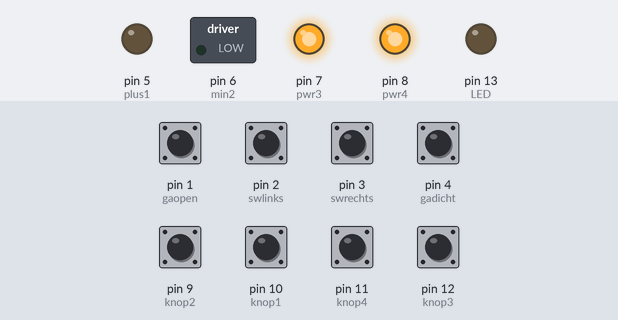
The sketch below on a simulated Arduino Uno, built with avr-gcc and run on an emulated ATmega328P. Parts: switched loads named in the sketch (green lamp = pin HIGH), output pins drawn as LEDs (lit = HIGH). Dashed ring = blinking. The test bench sets the inputs (shaded band); at power-on: pin 1 (gaopen), pin 2 (swlinks), pin 3 (swrechts), pin 4 (gadicht), pin 9 (knop2), pin 10 (knop1), pin 11 (knop4), pin 12 (knop3) HIGH.

Above: at 1.2 s.
1.3 s: pin 9 (knop2) pulled LOW for 1 s
At 1.51 s:
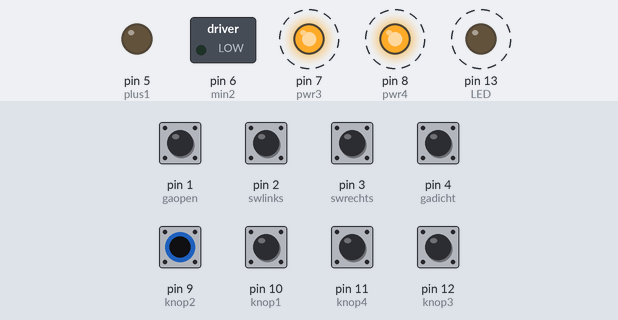
4.3 s: pin 1 (gaopen) pulled LOW for 0.15 s
At 4.7 s:
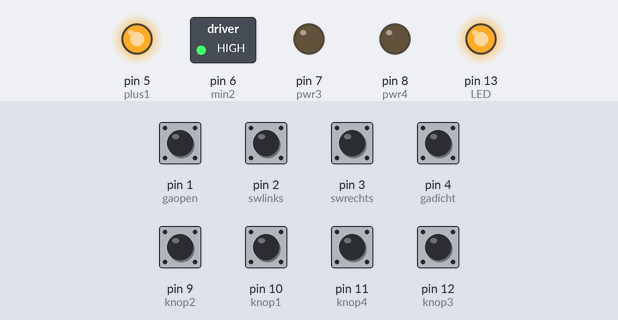
5.9 s: pin 3 (swrechts) pulled LOW for 0.15 s
At 6.8 s:
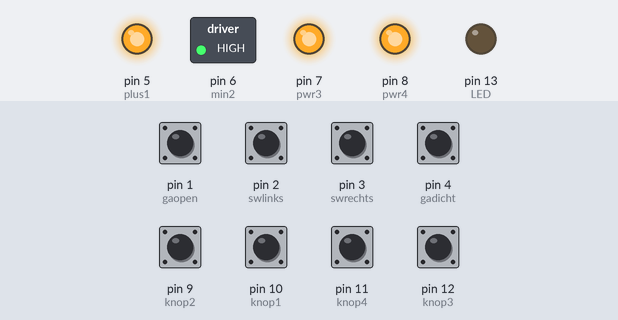
7.5 s: pin 4 (gadicht) pulled LOW for 0.15 s
At 8.3 s:
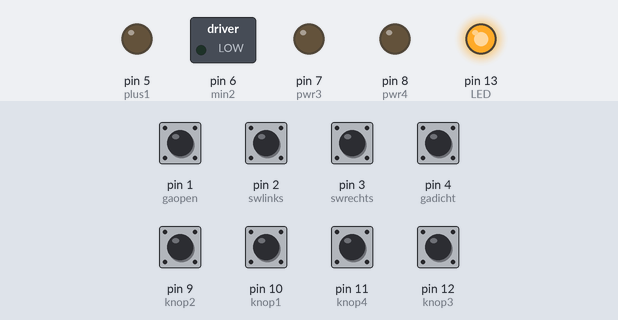
9.1 s: pin 2 (swlinks) pulled LOW for 0.15 s
At 10.4 s:
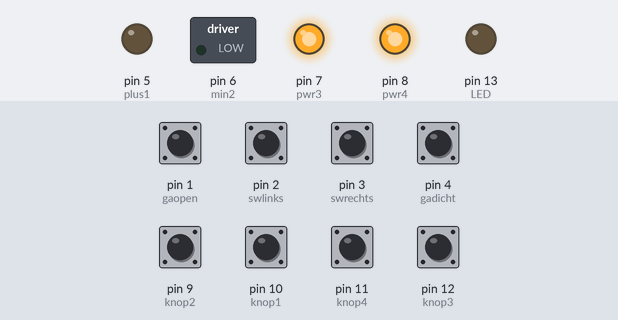
Timing chart, 0 to 11.7 s (numbered marks = the images above; inputs shaded):
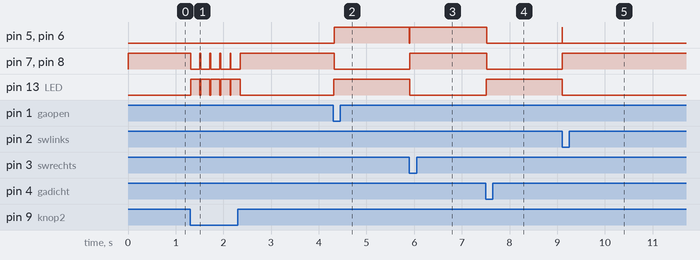

The sketch:

DAKLUIK-RELAIS-2-okt11-english.ino
```cpp
/* roof open/close automation with 4 buttons: 1- totally close, 2- close a step, 3-open a step, 4 open all the way.
 *  been running from oct 2017 till now(aug 2018)
 *  mostly without problems, no soldered contacts, just pins and cables
 *  those made for a few problems.
 *  no connection to weather station made yet.
 */


const int plus1 = 5;    // relay 1 plus contacts Green cable in middle connector, in relay OFF position
const int min2 = 6;     // relay 2 min contacts Black cable in relay middle connection in OFF position
const int pwr3 = 7;     // relay 3 for motor power; +  to relay 1
const int pwr4 = 8;     // relay 4 for motor power; -  to relay 2
const int knop1 = 10;  // buttons 1234 flatcable connections: Gnd2143
const int knop2 = 9;
const int knop3 = 12;
const int knop4 = 11;
const int LED = 13;
const int swlinks = 2; // switch at end of toothrail left side (roof closed)
const int swrechts= 3; // switch at end of rail right side (totally open)
const int gaopen = 1; //   for future connections (in case of sun: Open roof) // isr uitgezet, uno kan alleen op 2 en 3
const int gadicht = 4; //  for future connection: close roof interrupt (in case of rain?)
volatile boolean helemaallinks = 0;  // volatile so it is available in all functions, like interrupts
volatile boolean helemaalrechts = 0;  // indicator of where the motor is, entirely left or right or neither.
volatile boolean zon = 0;             // sun?
volatile boolean regen = 0;            // rain?
int button = 0;            // don't remember what this is for, will see
int interval = 10;         // size of the step of the motor makes the distance travelled; depends on the motor used and the voltage to the motor.

int tijd = 0;              // set counter
int kort=20; // step counter 'short' in 0,01 seconds, with this motor 70- on 9 volts means 3 steps till open. 40 means 5 steps
int lang=200; // time to travel from one side to the other, actually takes 160 or so, we take 200 to include a margin. in 0.01 seconds.
int i = 0; // sensor counter

// Interrupt Service Routine (ISR) links (left)
void isrlinks ()
{
  if (digitalRead (swlinks) == LOW) // if end reached
  {
    digitalWrite (LED, HIGH);   // turn on led to acknowledge button pressed
    helemaallinks = 1;  // this means it 's totally left now, so it won't go further
    helemaalrechts= 0;    // thus it is not right
     digitalWrite(plus1,HIGH);     // go right for 0.01 second (10000 us)
      digitalWrite(min2,HIGH);     // LOW =relay ON, So right(open) to relieve end switch
      digitalWrite(pwr3,LOW);      // power on
      digitalWrite(pwr4,LOW);
      digitalWrite(LED,HIGH);
      delayMicroseconds(10000);  // the only delay that works in an interrupt function. 10000 us=0.01 second, maximum:16383.
  }
}  // end of eindlinks interrupt

// Interrupt Service Routine (ISR) Ga Open
void openen()
{
  if (digitalRead (gaopen) == LOW)
  {
    digitalWrite (LED, HIGH);
      zon = 1;
      regen=0;
  }
}  // end of openen interrupt

// Interrupt Service Routine (ISR) Ga Dicht
void sluiten ()
{
  if (digitalRead (gadicht) == LOW)
  {
    digitalWrite (LED, HIGH);
     regen=1;
     zon=0;
   }
}  // end of sluiten interrupt


// Interrupt Service Routine (ISR) rechts
void isrrechts()
{
  if (digitalRead (swrechts) == LOW)
  {
    digitalWrite (LED, HIGH);
    helemaalrechts = 1;
    helemaallinks=0;
  digitalWrite(plus1,LOW);         //stress relief
      digitalWrite(min2,LOW);     // LOW =relay ON, close 0.01 sec.
      digitalWrite(pwr3,LOW);      // power ON
      digitalWrite(pwr4,LOW);
      digitalWrite(LED,HIGH);
  delayMicroseconds(10000);  // delay in ISR . 10000 us=0.01 sec. max 16383.

  }
}  // end of eindrechts interrupt

void setup() {

 pinMode(plus1, OUTPUT);
 pinMode(min2, OUTPUT);
 pinMode(pwr3, OUTPUT);
 pinMode(pwr4, OUTPUT);
 pinMode(knop1, INPUT_PULLUP);
 pinMode(knop2, INPUT_PULLUP);
 pinMode(knop3, INPUT_PULLUP);
 pinMode(knop4, INPUT_PULLUP);
 pinMode(LED, OUTPUT);
 pinMode(swlinks, INPUT); // vv pullup
 pinMode(swrechts, INPUT); // vv pullup
 pinMode(gaopen, INPUT); // vv pullup
 pinMode(gadicht, INPUT); // vv pullup
 digitalWrite (swlinks, HIGH);  // internal pull-up resistor
   attachInterrupt (digitalPinToInterrupt (swlinks), isrlinks, CHANGE);  // attach interrupt handler
 digitalWrite (swrechts, HIGH);  // internal pull-up resistor
  attachInterrupt (digitalPinToInterrupt (swrechts), isrrechts, CHANGE);  // attach interrupt handler
   digitalWrite (gaopen, HIGH);  // internal pull-up resistor
   digitalWrite (gadicht, HIGH);  // internal pull-up resistor
 isrlinks();
 isrrechts();
}

void loop() {
 // everything OFF
 // so motor ready to move
 delay(10);
digitalWrite(pwr3, HIGH);
digitalWrite(pwr4, HIGH);
digitalWrite(LED, LOW);

if (digitalRead(knop1)==0)                                 // KNOP 1
{
  isrlinks();
  tijd=lang;
  if (helemaallinks ==0)
  {
    links();
    helemaalrechts=0; // cannot be both 1
  }
 else { digitalWrite (LED, HIGH);
       delay(350);
       }

 }


else if (digitalRead(knop2)==0)                               // KNOP 2
{
  isrlinks();
  tijd=kort;
 if (helemaallinks ==0)
  {
    links();
    helemaalrechts=0;
  }
 else { digitalWrite (LED, HIGH);
       delay(350);
       }
}
else if (digitalRead(knop3)==0)                             // KNOP 3
{
  isrrechts();
  tijd=kort;
  if (helemaalrechts==0)
  {
    rechts();
    helemaallinks=0;
  }
   else { digitalWrite (LED, HIGH);
       delay(350);
       }
}
else if (digitalRead(knop4)==0)                              // KNOP 4
{
  isrrechts();
  tijd=lang;
  if (helemaalrechts==0)
  {
    rechts();
    helemaallinks=0;
  }
   else {
       digitalWrite (LED, HIGH);
       delay(350);
       }
}
else if (digitalRead(gaopen)==LOW)
{
  zon=1;
  digitalWrite (LED, HIGH);
   tijd=(2 * lang);     // alternative for gadicht pin not supporting isr
    rechts();            // actual function call
    zon=0;               //
    }
else if (digitalRead(gadicht)==LOW)
{
  regen=1;
  digitalWrite (LED, HIGH);
   tijd=(2 *lang);      // alternative for gadicht pin not supporting isr
    links();            //
    regen=0;            //
}


digitalWrite(pwr3, HIGH);
digitalWrite(pwr4, HIGH);
digitalWrite(LED, LOW);
if ((helemaallinks==1) && (helemaalrechts==1)) // debug from testfailure
{
  helemaallinks=1;
  helemaalrechts=0;
}
}

                                                         // RECHTS
void rechts()
{

  i=0;
  if (helemaalrechts==1) { i= tijd; } //check end switch, before begin
 while ( i < tijd)
    {
      delay(10);  //0,01s counter time, delay up front: even less time between interrupt and stop motor.
      if (helemaalrechts==1) { //check end switch (triggered by isr while moving)
        i= tijd;

         }
      else { i++; }
      digitalWrite(plus1,HIGH);
      digitalWrite(min2,HIGH);     // LOW =relais ON, (open)
      digitalWrite(pwr3,LOW);      // power to relais 1 and 2; motor runs.
      digitalWrite(pwr4,LOW);
      digitalWrite(LED,HIGH);

    }

 digitalWrite(pwr3, HIGH);
 digitalWrite(pwr4, HIGH);
 digitalWrite(LED,LOW);

 }
                                                      // LINKS
void links()
{
   i=0;
    if (helemaallinks == 1){ i=tijd; } //check end switch, before start
    while ( i < tijd)
    {
      delay(interval);  //0,01s time counter upfront to shorten time to stop motor.
      if (helemaallinks == 1){ i=tijd; } //check end switch ,while moving
      else { i++;}

      digitalWrite(plus1, LOW);  // motor left, close
      digitalWrite(min2, LOW);
      digitalWrite(pwr3, LOW);
      digitalWrite(pwr4, LOW);
      digitalWrite(LED,HIGH);

     }


 digitalWrite(pwr3, HIGH);
 digitalWrite(pwr4, HIGH);
 digitalWrite(LED,LOW);

}
```

Measured:
- after the input at 1.3 s, pin 7 (pwr3), pin 8 (pwr4): alternates HIGH for 0.02 s and LOW for 0.19 s, 10 changes in all, then stays HIGH, starting at once; pin 13 (LED): alternates HIGH for 0.19 s and LOW for 0.02 s, 10 changes in all, then stays LOW, starting at once
- after the input at 4.3 s, pin 5 (plus1), pin 6 (min2), pin 13 (LED): LOW → HIGH at once; pin 7 (pwr3), pin 8 (pwr4): HIGH → LOW at once
- after the input at 5.9 s, pin 5 (plus1), pin 6 (min2): HIGH → LOW at once, → HIGH 0.01 s later; pin 7 (pwr3), pin 8 (pwr4): LOW → HIGH at once; pin 13 (LED): HIGH → LOW at once
- after the input at 7.5 s, pin 5 (plus1), pin 6 (min2), pin 7 (pwr3), pin 8 (pwr4): HIGH → LOW at once; pin 13 (LED): LOW → HIGH at once
- after the input at 9.1 s, pin 5 (plus1), pin 6 (min2): LOW → HIGH at once, → LOW 0.01 s later; pin 7 (pwr3), pin 8 (pwr4): LOW → HIGH after 0.01 s instead of 2.4 s; pin 13 (LED): HIGH → LOW after 0.01 s instead of 2.4 s
